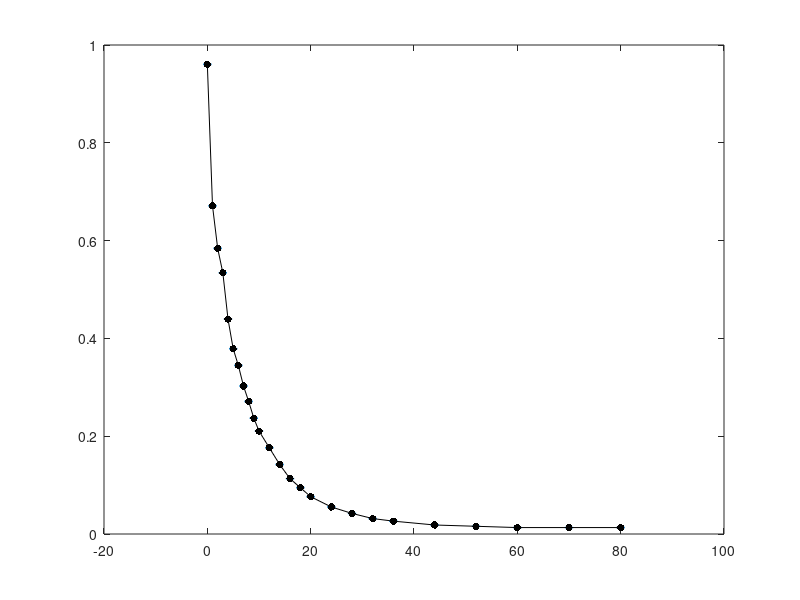

Reproduce this figure in MATLAB. (Note: this script raises an error after producing the figure.)
%grafico della pressione in funzione del tempo
%i valori di h sono in mm
h=[0;110; 143; 162; 198; 221; 234; 250; 262; 275; 285; 298; 311; 322; 329; 336; 344; 349; 353; 355; 358; 359; 360; 360; 360];
t=[0;1;2;3;4;5;6;7;8;9;10;12;14;16;18;20;24;28;32;36;44;52;60;70;80];
%calcolo della pressione residua in torricelli
P_torr=730-2.*h;

%calcolo della pression e da torricelli ad atmosfere
untorr=1/760; %atmosfere
P=P_torr.*untorr;


%calcolo degli errori
%errore su t
dt=0.3; 
%calcolo dell'errore sull pressione
dP_torr=0.5; 
dP=dP_torr.*untorr;


%grafico
%% Plot con barre d'errore sulle ordinate: errorbar
fig = figure();
h = errorbar(t, P, dP*ones(size(P)));
hh = get(h, 'children');
% La linea coi valori misurati
hh1 = hh(1);  

% Visualizzo invece i punti singoli
set(hh1, 'marker', '.', 'markersize', 16);
% E li coloro di nero
set(hh1, 'color', 'k')

% Le barre d'errore
hh2 = hh(2);

%aggiusto cappelli
%setbarwidth(h, t, 0.5)


%% Plot con barre d'errore sulle ascisse e sulle ordinate: errorbarxy
fig = figure();
h = errorbarxy(t, P, dP*ones(size(P)), dt*ones(size(t)));
% La linea coi valori misurati
hh1 = h(1);  
% Non traccio le linee di congiunzione
set(hh1, 'linestyle', 'none')
% Visualizzo invece i punti singoli
set(hh1, 'marker', '.', 'markersize', 16);
% E li coloro di nero
set(hh1, 'color', 'k')

% Le barre d'errore
hh2 = hh(2);
% Le faccio magenta
set(hh2, 'color', 'm')

%% Aggiusto la forma dei 'cappelli'
setbarsize(h, P, 0.0, x, 0.0)

grid on
hold on
